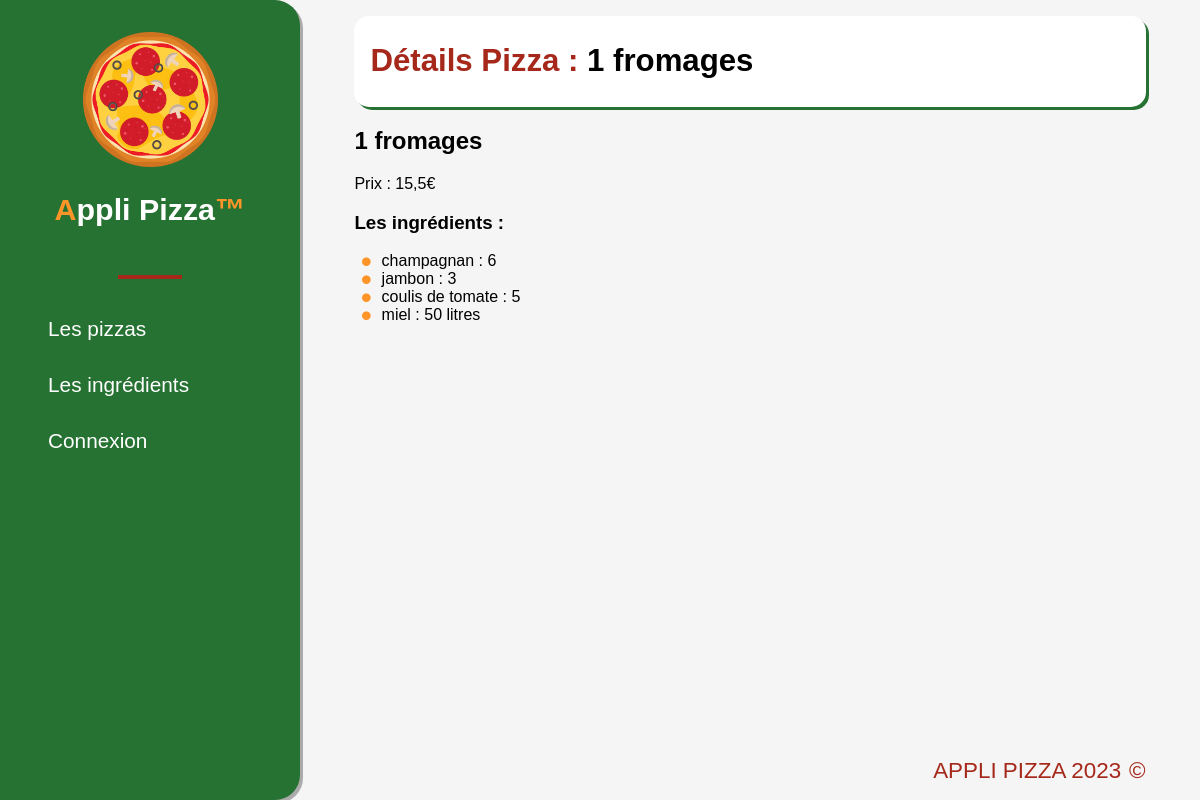
The app's page /pizzas/4/ with its own data.
### applipizza/models.py (models this page shows, shortened)
class Pizza(models.Model):
    idPizza = models.AutoField(primary_key=True)
    nomPizza = models.CharField(max_length=50, verbose_name="Nom de la pizza")
    prixPizza = models.FloatField(verbose_name="Prix de la pizza")

class Ingredient(models.Model):
    idIngredient = models.AutoField(primary_key=True)
    nomIngredient = models.CharField(max_length=50, verbose_name="Nom de l'ingrédient")

class Composition(models.Model):
    class Meta :
        unique_together = ('ingredient', 'pizza')
    idComposition = models.AutoField(primary_key=True)
    ingredient = models.ForeignKey(Ingredient, on_delete=models.CASCADE, verbose_name="Ingrédient de la composition")
    pizza = models.ForeignKey(Pizza, on_delete=models.CASCADE, verbose_name="Pizza de la composition")
    quantite = models.CharField(verbose_name="Quantité de l'ingrédient dans la pizza", max_length=255)

### applipizza/views.py (the view)
# urls.py: path('pizzas/<int:pizza_id>/', views.pizzaOnly),
def pizzaOnly(request, pizza_id):
    formulaire = CompositionForm()
    laPizza = Pizza.objects.get(idPizza=pizza_id)
    compo = Composition.objects.filter(pizza=pizza_id)
    ingredients = []
    for com in compo:
        ingredients.append(
            {"nom": com.ingredient.nomIngredient, "qte": com.quantite, "id": com.ingredient.idIngredient})
    return render(request, 'applipizza/pizza.html', {'pizza': laPizza, 'ingredients': ingredients, "form": formulaire})

### applipizza/templates/applipizza/pizza.html (shortened to what this page needs)
{% extends 'applipizza/base.html' %}
{% block title_page %}
    Détails Pizza : <span class="black">{{ pizza.nomPizza }}</span>
{% endblock %}
{% block content %}
    <h2>{{ pizza.nomPizza }}</h2>
    <p>Prix : {{ pizza.prixPizza }}€</p>
    {% if ingredients|length > 0 %}
        <h3>Les ingrédients : </h3>
        <ul class="ul_ingr">
            {% for ing in ingredients %}
                <li class="disp_ingredients">
                    {{ ing.nom }} : {{ ing.qte }}
                </li>
            {% endfor %}
        </ul>
    {% else %}
        <h3>Cette pizza n'a aucun ingrédients !</h3>
    {% endif %}
{% endblock %}

### applipizza/static/applipizza/css/styles.css (style rules this page uses)
html, body { margin: 0; padding: 0; font-family: "Arial", sans-serif; background-color: whitesmoke; }
.black { color: black; }
.ul_ingr { padding-left: 0; }
.disp_ingredients { display: flex; justify-content: space-between; align-items: center; position: relative; padding-left: 1.7rem; }
.disp_ingredients::before { content: "•"; position: absolute; color: #ff9428; left: 0; padding-left: .4rem; font-size: 2rem; }

### records on screen
Pizza: nomPizza "1 fromages", prixPizza "15,5"
Ingredient: nom "champagnan"
Ingredient: nom "jambon"
Ingredient: nom "coulis de tomate"
Ingredient: nom "miel"
Composition: qte "50 litres"

### other values on screen
{{ ing.qte }} "6" "3" "5"
